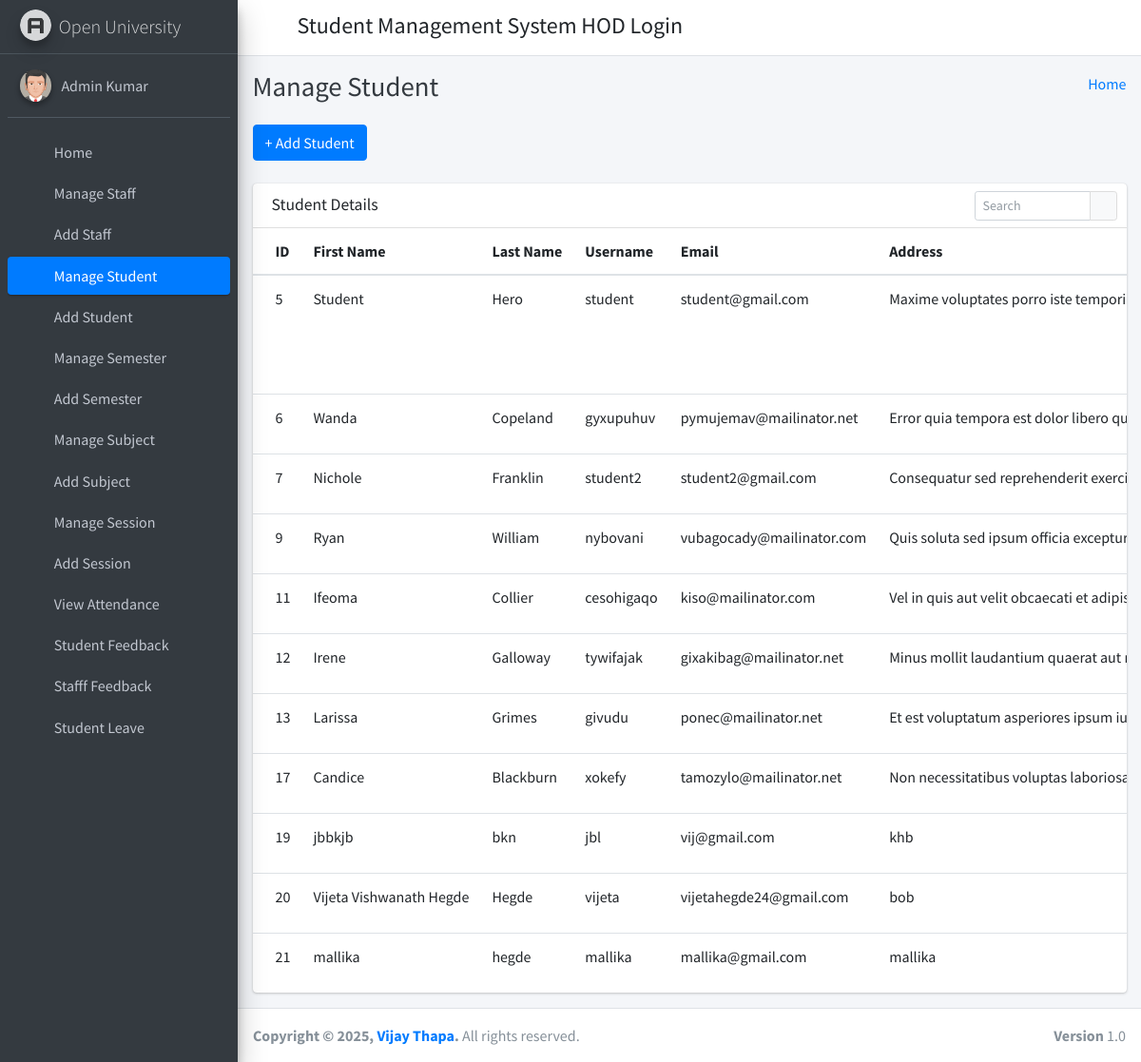
Screenshot of /manage_student/ (signed in) with the database file from the repository.
### student_management_app/models.py (models this page shows, shortened)
class CustomUser(AbstractUser):
    user_type_data = ((1, "HOD"), (2, "Staff"), (3, "Student"))
    user_type = models.CharField(default=1, choices=user_type_data, max_length=10)

class Students(models.Model):
    id = models.AutoField(primary_key=True)
    admin = models.OneToOneField(CustomUser, on_delete = models.CASCADE)
    gender = models.CharField(max_length=50)
    profile_pic = models.FileField()
    address = models.TextField()
    course_id = models.ForeignKey(Courses, on_delete=models.DO_NOTHING, default=1)
    session_year_id = models.ForeignKey(SessionYearModel, on_delete=models.CASCADE)
    created_at = models.DateTimeField(auto_now_add=True)
    updated_at = models.DateTimeField(auto_now=True)
    objects = models.Manager()
    proctor = models.ForeignKey(Staffs, on_delete=models.SET_NULL, null=True, blank=True)

### student_management_app/HodViews.py (the view)
# urls.py: path('manage_student/', HodViews.manage_student, name="manage_student"),
def manage_student(request):
    students = Students.objects.all()
    context = {
        "students": students
    }
    return render(request, 'hod_template/manage_student_template.html', context)

### student_management_app/LoginCheckMiddleWare.py (called while the page is built, shortened)
    def process_view(self, request, view_func, view_args, view_kwargs):
        modulename = view_func.__module__
        user = request.user
        if user.is_authenticated:
            if user.user_type == "1":
                if modulename == "student_management_app.HodViews":
                    pass
                elif modulename == "student_management_app.views" or modulename == "django.views.static":
                    pass
                else:
                    return redirect("admin_home")
            else:
                return redirect("login")
        else:
            if request.path == reverse("login") or request.path == reverse("doLogin"):
                pass
            else:
                return redirect("login")

### student_management_app/templates/hod_template/manage_student_template.html (shortened to what this page needs)
{% extends 'hod_template/base_template.html' %}
{% block page_title %}
    Manage Student
{% endblock page_title %}
{% block main_content %}
{% load static %}
<section class="content">
        <div class="container-fluid">
            <a class="btn btn-primary" href="{% url 'add_student' %}" role="button">+ Add Student</a> <br/>&nbsp;
            <div class="row">
                <div class="col-md-12">
                    <div class="card">
                        <div class="card-header">
                            <h3 class="card-title">Student Details</h3>
                            <div class="card-tools">
                            <div class="input-group input-group-sm" style="width: 150px;">
                                <input type="text" name="table_search" class="form-control float-right" placeholder="Search">
                                <div class="input-group-append">
                                <button type="submit" class="btn btn-default"><i class="fas fa-search"></i></button>
                                </div>
                            </div>
                            </div>
                        </div>
                        <div class="card-body table-responsive p-0">
                            <table class="table table-hover text-nowrap">
                            <thead>
                                <tr>
                                <th>ID</th>
                                <th>First Name</th>
                                <th>Last Name</th>
                                <th>Username</th>
                                <th>Email</th>
                                <th>Address</th>
                                </tr>
                            </thead>
                            <tbody>
                                {% for student in students %}
                                <tr>
                                <td>{{ student.admin.id }}</td>
                                <td>{{ student.admin.first_name }}</td>
                                <td>{{ student.admin.last_name }}</td>
                                <td>{{ student.admin.username }}</td>
                                <td>{{ student.admin.email }}</td>
                                <td>{{ student.address }}</td>
                                </tr>
                                {% endfor %}
                            </tbody>
                            </table>
                        </div>
                        </div>
                </div>
            </div>
        </div>
      </section>
  {% endblock main_content %}

### student_management_app/templates/hod_template/base_template.html (shortened to what this page needs)
{% load static %}
<!DOCTYPE html>
<html>
<head>
  <link rel="stylesheet" href="{% static "fontawesome-free/css/all.min.css" %}">
  <link rel="stylesheet" href="https://code.ionicframework.com/ionicons/2.0.1/css/ionicons.min.css">
  <link rel="stylesheet" href="{% static 'tempusdominus-bootstrap-4/css/tempusdominus-bootstrap-4.min.css' %}">
  <link rel="stylesheet" href="{% static "icheck-bootstrap/icheck-bootstrap.min.css" %}">
  <link rel="stylesheet" href="{% static "jqvmap/jqvmap.min.css" %}">
  <link rel="stylesheet" href="{% static 'dist/css/adminlte.min.css'  %}">
  <link rel="stylesheet" href="{% static "overlayScrollbars/css/OverlayScrollbars.min.css" %}">
  <link rel="stylesheet" href="{% static "daterangepicker/daterangepicker.css" %}">
  <link rel="stylesheet" href="{% static "summernote/summernote-bs4.css" %}">
</head>
<body class="hold-transition sidebar-mini layout-fixed">
  <div class="wrapper">
    <nav class="main-header navbar navbar-expand navbar-white navbar-light">
      <ul class="navbar-nav">
        <li class="nav-item">
          <a class="nav-link" data-widget="pushmenu" href="#" role="button"><i class="fas fa-bars"></i></a>
        </li>
      </ul>
      <h4 style="margin-left: 10px; margin-top: 5px;">Student Management System HOD Login</h4>
      <ul class="navbar-nav ml-auto">
      <li class="nav-item dropdown">
        <a class="nav-link" data-toggle="dropdown" href="#" aria-expanded="false">
          <i class="fas fa-cog"></i>
        </a>
      </li>
    </ul>
    </nav>
    {% include 'hod_template/sidebar_template.html' with user=user id=id %}
    <div class="content-wrapper">
      <div class="content-header">
        <div class="container-fluid">
          <div class="row mb-2">
            <div class="col-sm-6">
              <h1 class="m-0 text-dark">
                {% block page_title %}
                {% endblock page_title %}
              </h1>
            </div>
            <div class="col-sm-6">
              <ol class="breadcrumb float-sm-right">
                <li class="breadcrumb-item"><a href="{% url 'admin_home' %}">Home</a></li>
              </ol>
            </div>
          </div>
        </div>
      </div>
      {% block main_content %}
      {% endblock main_content %}
    </div>
    {% include 'hod_template/footer.html' %}
  </div>
</body>
</html>

### student_management_app/templates/hod_template/sidebar_template.html (shortened to what this page needs)
{% load static %}
<aside class="main-sidebar sidebar-dark-primary elevation-4">
      <a href="{% url 'admin_home' %}" class="brand-link">
        <img src="{% static 'dist/img/AdminLTELogo.png' %}" alt="AdminLTE Logo" class="brand-image img-circle elevation-3"
            style="opacity: .8">
        <span class="brand-text font-weight-light">Open University</span>
      </a>
      <div class="sidebar">
        <div class="user-panel mt-3 pb-3 mb-3 d-flex">
          <div class="image">
            <img src="{% static 'dist/img/user2-160x160.jpg' %}" class="img-circle elevation-2" alt="User Image">
          </div>
          <div class="info">
            <a href="{% url 'admin_profile' %}" class="d-block">{{ user.first_name }} {{ user.last_name }}</a>
          </div>
        </div>
        <nav class="mt-2">
          <ul class="nav nav-pills nav-sidebar flex-column" data-widget="treeview" role="menu" data-accordion="false">
            <li class="nav-item">
              {% url 'admin_home' as admin_home %}
              <a href="{{ admin_home }}" class="nav-link {% if request.path == admin_home %} active {% endif %}">
                <i class="nav-icon fas fa-tachometer-alt"></i>
                <p>
                  Home
                </p>
              </a>
            </li>
            <li class="nav-item">
              {% url 'manage_staff' as manage_staff %}
              {% url 'edit_staff' staff_id=id as edit_staff %}
              <a href="{{ manage_staff }}" class="nav-link {% if request.path == manage_staff %} active {% endif %} {% if request.path == edit_staff %} active {% endif %}">
                <i class="nav-icon fas fa-chalkboard-teacher"></i>
                <p>
                  Manage Staff
                </p>
              </a>
            </li>
            <li class="nav-item">
              {% url 'add_staff' as add_staff %}
              <a href="{{ add_staff }}" class="nav-link {% if request.path == add_staff %} active {% endif %}">
                <i class="nav-icon fas fa-th"></i>
                <p>
                  Add Staff
                </p>
              </a>
            </li>
            <li class="nav-item">
              {% url 'manage_student' as manage_student %}
              {% url 'edit_student' student_id=id as edit_student %}
              <a href="{{ manage_student }}" class="nav-link {% if request.path == manage_student %} active {% endif %} {% if request.path == edit_student %} active {% endif %}">
                <i class="nav-icon fas fa-user-graduate"></i>
                <p>
                  Manage Student
                </p>
              </a>
            </li>
            <li class="nav-item">
              {% url 'add_student' as add_student %}
              <a href="{{ add_student }}" class="nav-link {% if request.path == add_student %} active {% endif %}">
                <i class="nav-icon fas fa-th"></i>
                <p>
                  Add Student
                </p>
              </a>
            </li>
            <li class="nav-item">
              {% url 'manage_course' as manage_course %}
              {% url 'edit_course' course_id=id as edit_course %}
              <a href="{{ manage_course }}" class="nav-link {% if request.path == manage_course %} active {% endif %} {% if request.path == edit_course %} active {% endif %}">
                <i class="nav-icon fas fa-chalkboard"></i>
                <p>
                  Manage Semester
                </p>
              </a>
            </li>
            <li class="nav-item">
            {% url 'add_course' as add_course %}
              <a href="{{ add_course }}" class="nav-link {% if request.path == add_course %} active {% endif %}">
                <i class="nav-icon fas fa-th"></i>
                <p>
                  Add Semester
                </p>
              </a>
            </li>
            <li class="nav-item">
              {% url 'manage_subject' as manage_subject %}
              {% url 'edit_subject' subject_id=id as edit_subject %}
              <a href="{{ manage_subject }}" class="nav-link {% if request.path == manage_subject %} active {% endif %} {% if request.path == edit_subject %} active {% endif %}">
                <i class="nav-icon fas fa-book"></i>
                <p>
                  Manage Subject
                </p>
              </a>
            </li>
            <li class="nav-item">
              {% url 'add_subject' as add_subject %}
              <a href="{{ add_subject }}" class="nav-link {% if request.path == add_subject %} active {% endif %}">
                <i class="nav-icon fas fa-th"></i>
                <p>
                  Add Subject
                </p>
              </a>
            </li>
            <li class="nav-item">
              {% url 'manage_session' as manage_session %}
              {% url 'edit_session' session_id=id as edit_session %}
              <a href="{{ manage_session }}" class="nav-link {% if request.path == manage_session %} active {% endif %} {% if request.path == edit_session %} active {% endif %}">
                <i class="nav-icon fas fa-graduation-cap"></i>
                <p>
                  Manage Session
                </p>
              </a>
            </li>
            <li class="nav-item">
              {% url 'add_session' as add_session %}
              <a href="{{ add_session }}" class="nav-link {% if request.path == add_session %} active {% endif %}">
                <i class="nav-icon fas fa-th"></i>
                <p>
                  Add Session
                </p>
              </a>
            </li>
            <li class="nav-item">
              {% url 'admin_view_attendance' as admin_view_attendance %}
              <a href="{{ admin_view_attendance }}" class="nav-link {% if request.path == admin_view_attendance %} active {% endif %}">
                <i class="nav-icon fas fa-calendar-alt"></i>
                <p>
                  View Attendance
                </p>
              </a>
            </li>
            <li class="nav-item">
              {% url 'student_feedback_message' as student_feedback_message %}
              <a href="{{ student_feedback_message }}" class="nav-link {% if request.path == student_feedback_message %} active {% endif %}">
                <i class="nav-icon fas fa-th"></i>
                <p>
                  Student Feedback
                </p>
              </a>
            </li>
            <li class="nav-item">
              {% url 'staff_feedback_message' as staff_feedback_message %}
              <a href="{{ staff_feedback_message }}" class="nav-link {% if request.path == staff_feedback_message %} active {% endif %}">
                <i class="nav-icon fas fa-th"></i>
                <p>
                  Stafff Feedback
                </p>
              </a>
            </li>
            <li class="nav-item">
              {% url 'student_leave_view' as student_leave_view %}
              <a href="{{ student_leave_view }}" class="nav-link {% if request.path == student_leave_view %} active {% endif %}">
                <i class="nav-icon fas fa-th"></i>
                <p>
                  Student Leave
                </p>
              </a>
            </li>
            <li class="nav-item">
              {% url 'staff_leave_view' as staff_leave_view %}
              <a href="{{ staff_leave_view }}" class="nav-link {% if request.path == staff_leave_view %} active {% endif %}">
                <p>
                </p>
              </a>
            </li>
          </ul>
        </nav>
      </div>
    </aside>

### student_management_app/templates/hod_template/footer.html
<footer class="main-footer">
      <strong>Copyright &copy; {% now "Y" %}, <a href="https://vijaythapa.com.np">Vijay Thapa</a>.</strong>
      All rights reserved.
      <div class="float-right d-none d-sm-inline-block">
        <b>Version</b> 1.0
      </div>
    </footer>

### rows the page displays
CustomUser: first_name "Admin", last_name "Kumar"
Students: admin.id "5", admin.first_name "Student", admin.last_name "Hero", admin.username "student", admin.email "student@gmail.com", address "Maxime voluptates porro iste…"
Students: admin.id "6", admin.first_name "Wanda", admin.last_name "Copeland", admin.username "gyxupuhuv", admin.email "pymujemav@mailinator.net", address "Error quia tempora est dolor libero…"
Students: admin.id "7", admin.first_name "Nichole", admin.last_name "Franklin", admin.username "student2", admin.email "student2@gmail.com", address "Consequatur sed reprehenderit…"
Students: admin.id "9", admin.first_name "Ryan", admin.last_name "William", admin.username "nybovani", admin.email "vubagocady@mailinator.com", address "Quis soluta sed ipsum officia…"
Students: admin.id "11", admin.first_name "Ifeoma", admin.last_name "Collier", admin.username "cesohigaqo", admin.email "kiso@mailinator.com", address "Vel in quis aut velit obcaecati et…"
Students: admin.id "12", admin.first_name "Irene", admin.last_name "Galloway", admin.username "tywifajak", admin.email "gixakibag@mailinator.net", address "Minus mollit laudantium quaerat aut…"
Students: admin.id "13", admin.first_name "Larissa", admin.last_name "Grimes", admin.username "givudu", admin.email "ponec@mailinator.net", address "Et est voluptatum asperiores ipsum…"
Students: admin.id "17", admin.first_name "Candice", admin.last_name "Blackburn", admin.username "xokefy", admin.email "tamozylo@mailinator.net", address "Non necessitatibus voluptas…"
Students: admin.id "19", admin.first_name "jbbkjb", admin.last_name "bkn", admin.username "jbl", admin.email "vij@gmail.com", address "khb"
Students: admin.id "20", admin.first_name "Vijeta Vishwanath Hegde", admin.last_name "Hegde", admin.username "vijeta", admin.email "vijetahegde24@gmail.com", address "bob"
Students: admin.id "21", admin.first_name "mallika", admin.last_name "hegde", admin.username "mallika", admin.email "mallika@gmail.com", address "mallika"
